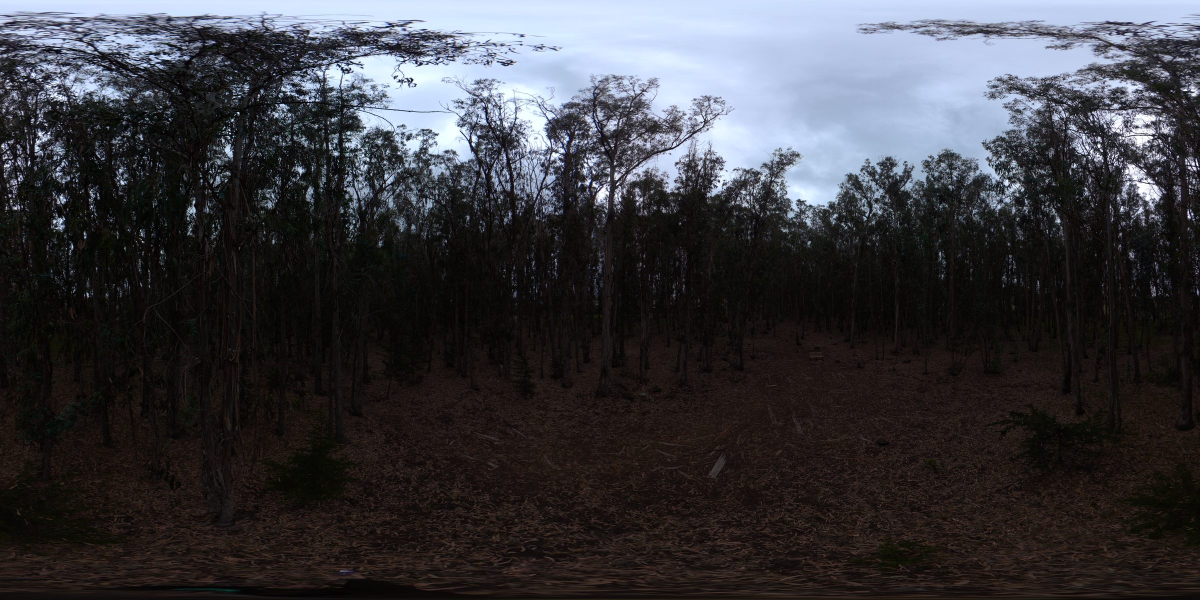
#> input picture examples/example-360-equirectangular.jpg, 2400 x 1200 px (shown at 1/2 size)
$ python hemi_pipeline.py --image ../examples/example-360-equirectangular.jpg --lat 1.0 --lon 1.0
#> lines starting #> are read from the running program, lines starting #| are printed output that depends on the picture; after the words box and inside, x2 and y2 are one past the last pixel; in counts of white or black regions, pixels touching at a corner belong together
#> in _main, img is the input picture: shape (1200, 2400, 3); mean B, G, R 62.7, 58, 58.4
"""
Reference implementation of the core hemispherical-photo transforms.

This is a desktop prototype that documents the math the web app reimplements
in the browser. Given a 360deg equirectangular photo and a "north" direction,
it:

  1. Projects the upper hemisphere to a compass-aligned circular (fisheye)
     image, north-up.
  2. Thresholds sky vs. obstruction (Otsu on the blue channel).
  3. Traces the sun's path for a location/date and overlays it on the image,
     marking each step open (sky) or blocked (obstruction).
  4. Reports simple openness metrics (fraction of sky by zenith ring).

It is intentionally dependency-light and side-effect-free except for the CLI
demo at the bottom.

Deps: numpy, opencv-python(-headless), pysolar. (matplotlib only if you want
to add a viewer.)

CLI demo (runs on the bundled example):
    python hemi_pipeline.py \
        --image ../examples/example-360-equirectangular.jpg \
        --north-frac 0.27353 \
        --lat 35.3102 --lon -120.8326 \
        --date 2026-03-15 --tz -7 \
        --out /tmp/hemi_out

Coordinate conventions (output image):
    center = zenith (straight up), edge = horizon.
    up = north, right = east, down = south, left = west.
"""

import argparse
import math
from datetime import datetime, timedelta, timezone
from pathlib import Path

import cv2
import numpy as np
from pysolar.solar import get_altitude, get_azimuth


# --- Projection ------------------------------------------------------------

def equirect_to_hemispherical(equirect_img, north_azimuth_deg=0.0):
    """Project the upper half of an equirectangular image to a north-up
    circular hemisphere.

    ``north_azimuth_deg`` is the equirectangular azimuth (-180..+180) that
    should point up in the output; it is baked into the projection so no
    post-rotation is needed. center = zenith, edge = horizon.
    """
#> called with north_azimuth_deg = -180
    h, w = equirect_img.shape[:2]
#> h = 1200; w = 2400
    top_half = equirect_img[:h // 2, :]
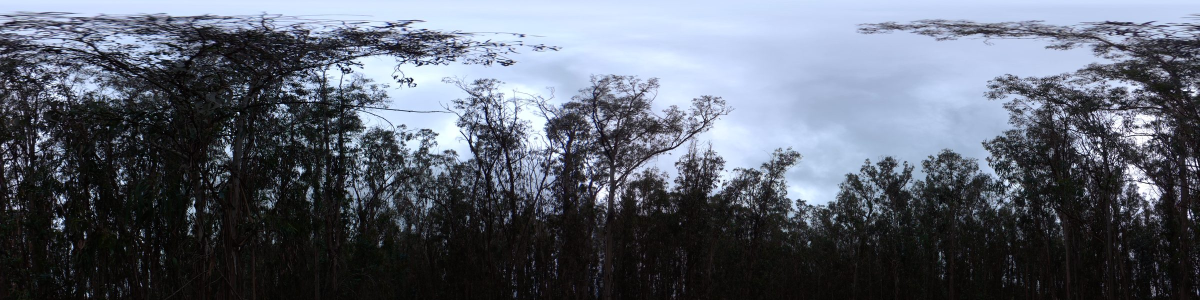
#> top_half: shape (600, 2400, 3) (shown at 1/2 size); mean B, G, R 109.3, 97.2, 91.1

    size = w                      # output diameter = input width (full res)
#> size = 2400
    cx = cy = size // 2
#> cx = 1200; cy = 1200
    radius = size // 2
#> radius = 1200

    ys, xs = np.mgrid[0:size, 0:size]
    dx = (xs - cx).astype(np.float32)
    dy = (ys - cy).astype(np.float32)
    r = np.sqrt(dx ** 2 + dy ** 2)
    theta = np.arctan2(dy, dx)
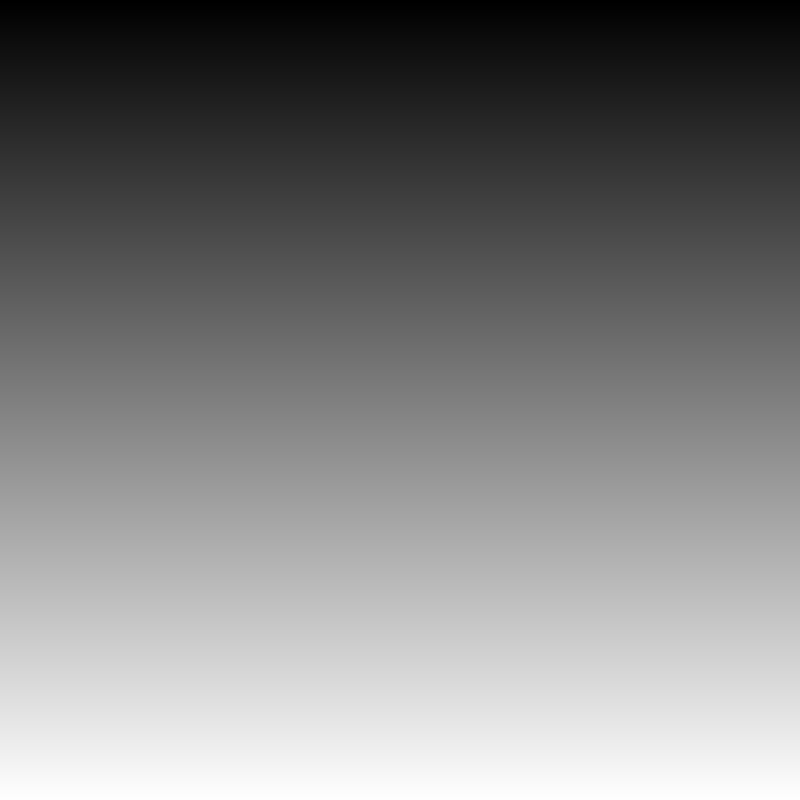
#> dy: shape (2400, 2400) float32 (shown at 1/3 size); min -1200, max 1199, mean -0.5; drawn with min black and max white

    # r=0 -> zenith, r=radius -> horizon
    zenith_frac = r / radius
    src_y = (zenith_frac * (h // 2 - 1)).astype(np.float32)

    # up (-y) should map to north_azimuth_deg
    north_rad = np.deg2rad(north_azimuth_deg)
    azimuth = theta + north_rad + np.pi / 2
    azimuth_frac = ((azimuth + np.pi) / (2 * np.pi)) % 1.0
    src_x = (azimuth_frac * (w - 1)).astype(np.float32)

    mask = r <= radius
    map_x = np.where(mask, src_x, 0).astype(np.float32)
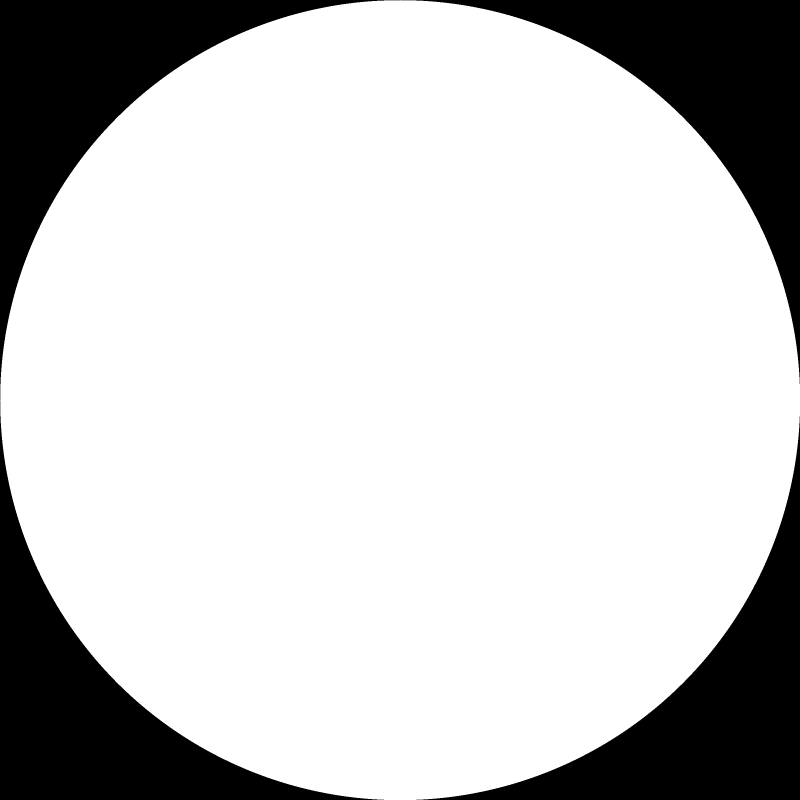
#> mask: shape (2400, 2400) bool (shown at 1/3 size); 78.5% white; 4 black regions, box (x1, y1, x2, y2) and area: (0, 0, 1200, 1200) 310252, (1201, 0, 2400, 1152) 309052, (0, 1201, 1152, 2400) 309052, (1249, 1249, 2400, 2400) 307853
    map_y = np.where(mask, src_y, 0).astype(np.float32)

    out = cv2.remap(top_half, map_x, map_y, cv2.INTER_LINEAR)
    out[~mask] = 0
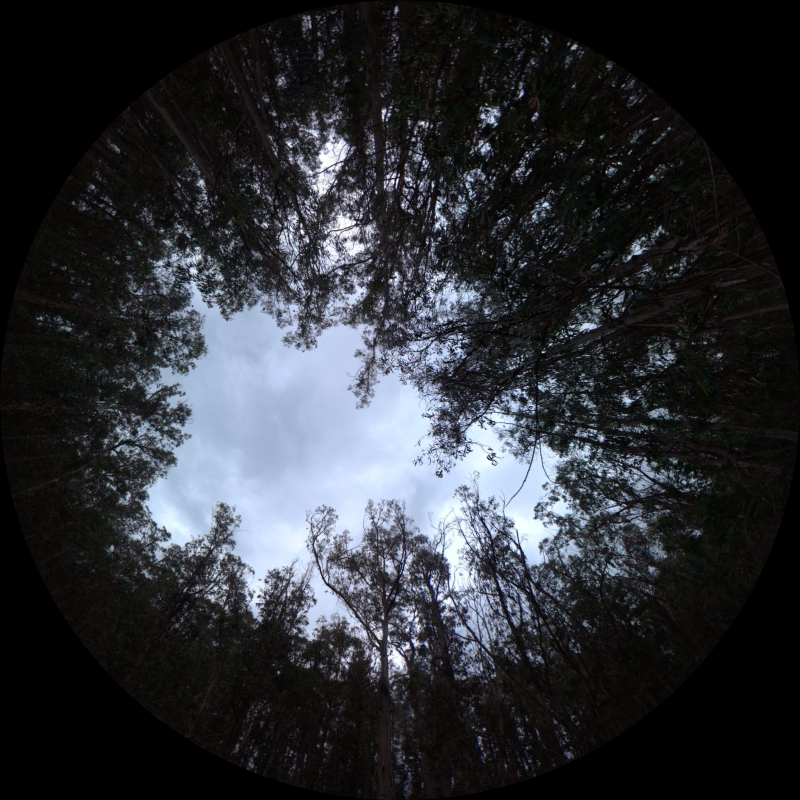
#> out: shape (2400, 2400, 3) (shown at 1/3 size); mean B, G, R 53.1, 48.1, 45.7
    return out


def north_frac_to_azimuth(north_frac):
    """Convert a horizontal fraction (0..1 across the equirectangular width,
    where the north reference sits) to an azimuth offset in degrees.

    x=0 is the left edge (azimuth -180), center is 0 (camera front)."""
    return north_frac * 360.0 - 180.0


# --- Thresholding ----------------------------------------------------------

def threshold_sky(hemi_img):
    """Separate sky (255) from obstruction (0) using the blue channel + Otsu
    (Jonckheere et al. 2005). Pixels outside the circle are set to 0."""
    b, _g, _r = cv2.split(hemi_img)
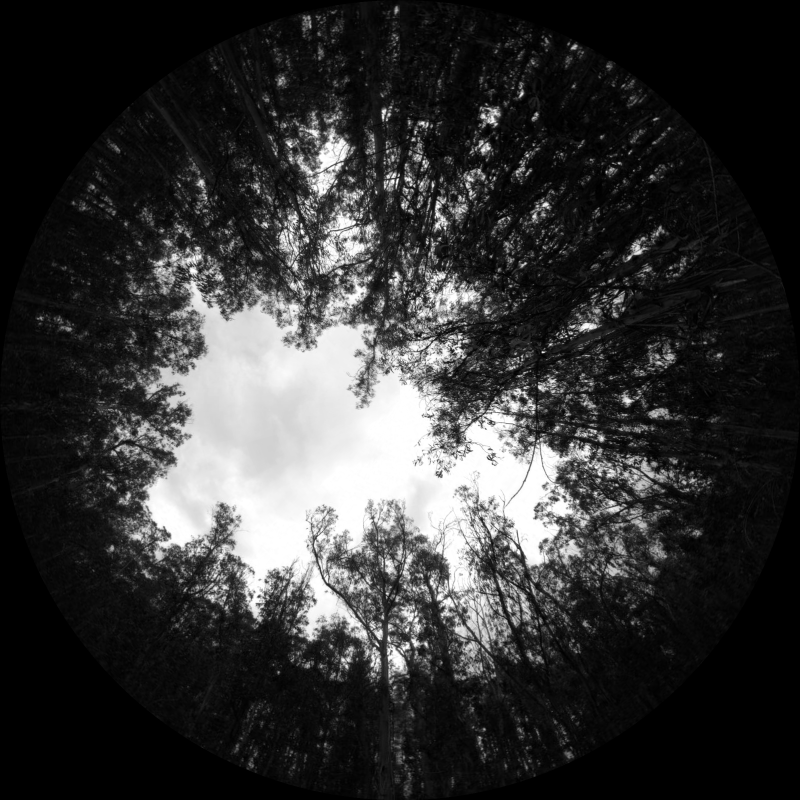
#> b: shape (2400, 2400) (shown at 1/3 size); min 0, max 255, mean 53.1
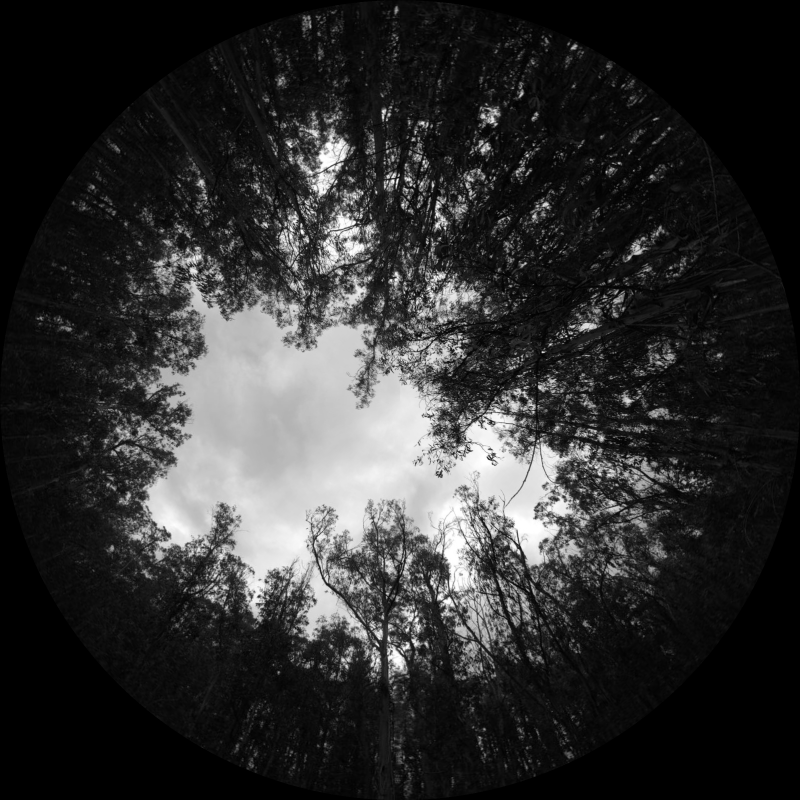
#> _g: shape (2400, 2400) (shown at 1/3 size); min 0, max 255, mean 48.1
    blurred = cv2.GaussianBlur(b, (5, 5), 0)
    _, binary = cv2.threshold(blurred, 0, 255,
                              cv2.THRESH_BINARY + cv2.THRESH_OTSU)
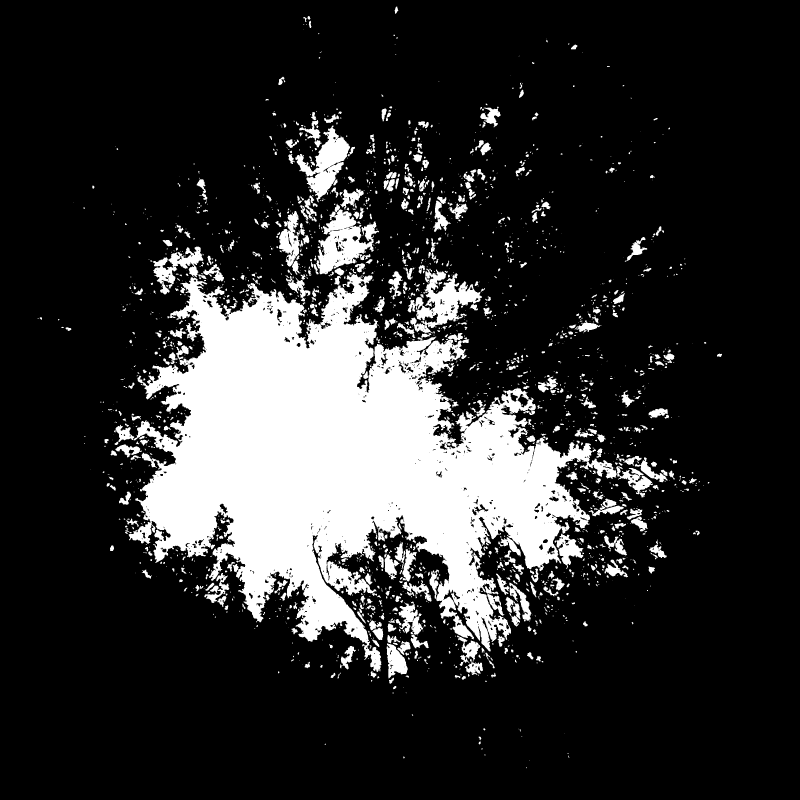
#> binary: shape (2400, 2400) (shown at 1/3 size); 18.1% white; 2304 white regions (1366 under 20 px), largest, box (x1, y1, x2, y2) and area: (386, 822, 1850, 2016) 811422, (949, 628, 1137, 823) 18558, (1223, 806, 1446, 1000) 17709

    size = hemi_img.shape[0]
#> size = 2400
    cx = cy = size // 2
#> cx = 1200; cy = 1200
    radius = size // 2
#> radius = 1200
    ys, xs = np.mgrid[0:size, 0:size]
    outside = (xs - cx) ** 2 + (ys - cy) ** 2 > radius ** 2
    binary[outside] = 0
    return binary


# [33 lines left out: functions openness_by_ring, sun_position_to_pixel, not called in this run]


def solar_path(lat, lon, date, tz_offset_hours, step_minutes=2):
    """Sun positions (datetime, altitude, azimuth) above the horizon for a day.
    ``tz_offset_hours`` is the local UTC offset (e.g. -8 for PST, -7 for PDT)."""
#> called with lat = 1, lon = 1, tz_offset_hours = -8, step_minutes = 2
    tz = timezone(timedelta(hours=tz_offset_hours))
    out = []
    for minutes in range(5 * 60, 20 * 60 + 1, step_minutes):
        t = date.replace(hour=minutes // 60, minute=minutes % 60,
                         second=0, tzinfo=tz)
        alt = get_altitude(lat, lon, t)
        if alt > 0:
            out.append((t, alt, get_azimuth(lat, lon, t)))
    return out


# [18 lines left out: function overlay_solar_path, not called in this run]


# --- CLI demo --------------------------------------------------------------

def _main():
    ap = argparse.ArgumentParser(description="Reference hemispherical pipeline")
    ap.add_argument("--image", required=True, help="equirectangular 360 photo")
    ap.add_argument("--north-frac", type=float, default=0.0,
                    help="0..1 horizontal position of the north reference")
    ap.add_argument("--lat", type=float, required=True)
    ap.add_argument("--lon", type=float, required=True)
    ap.add_argument("--date", default="2026-03-15", help="YYYY-MM-DD")
    ap.add_argument("--tz", type=float, default=-8, help="UTC offset hours")
    ap.add_argument("--out", default="hemi_out", help="output directory")
    args = ap.parse_args()

    import PIL.Image
    PIL.Image.MAX_IMAGE_PIXELS = None

    img = cv2.imread(args.image)
    if img is None:
        raise SystemExit(f"Could not read {args.image}")

    az = north_frac_to_azimuth(args.north_frac)
    hemi = equirect_to_hemispherical(img, north_azimuth_deg=az)
    binary = threshold_sky(hemi)
    y, m, d = (int(v) for v in args.date.split("-"))
    path = solar_path(args.lat, args.lon, datetime(y, m, d), args.tz)
    annotated, open_steps, blocked = overlay_solar_path(hemi, binary, path)
    metrics = openness_by_ring(binary)

    out = Path(args.out)
    out.mkdir(parents=True, exist_ok=True)
    cv2.imwrite(str(out / "hemispherical.jpg"), hemi)
    cv2.imwrite(str(out / "binary.jpg"), binary)
    cv2.imwrite(str(out / "solar_path.jpg"), annotated)

    print(f"north azimuth: {az:.1f} deg")
    print(f"total openness: {metrics['total_openness']:.1%}")
    print(f"sun steps -> open: {open_steps}  blocked: {blocked}")
    print(f"wrote hemispherical.jpg, binary.jpg, solar_path.jpg to {out}/")


if __name__ == "__main__":
    _main()
#> (the call stopped at in solar_path, `alt = get_altitude(lat, lon, t)`: pysolar is not available in this run)

$ run again, on examples/example-solar-path.jpg
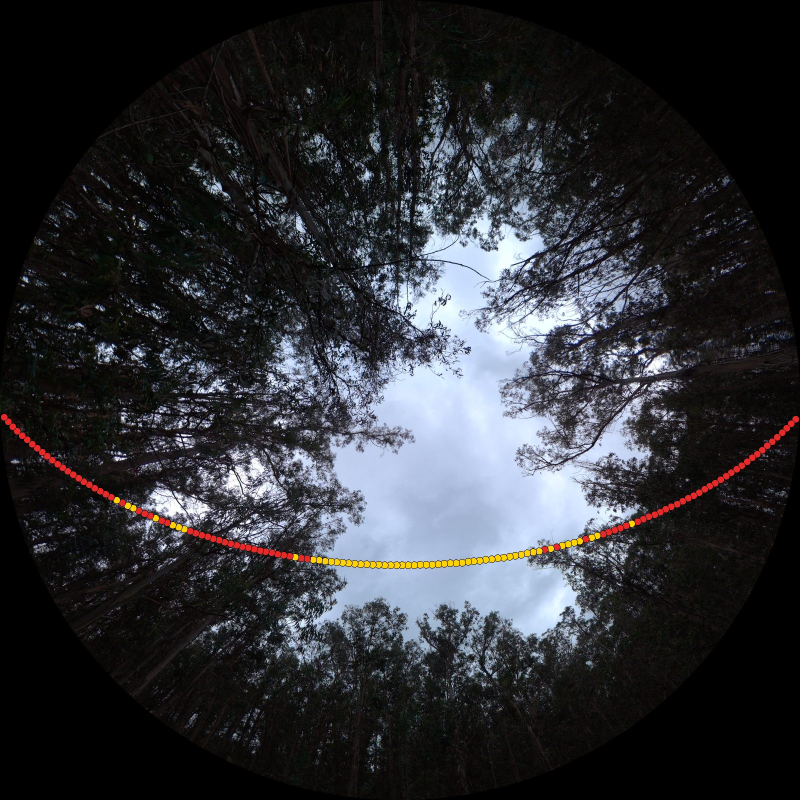
#> input picture examples/example-solar-path.jpg, 1600 x 1600 px (shown at 1/2 size)
#> in _main, img is the input picture: shape (1600, 1600, 3); mean B, G, R 52.4, 48.1, 46.7
#> in equirect_to_hemispherical, `top_half = equirect_img[:h // 2, :]`:
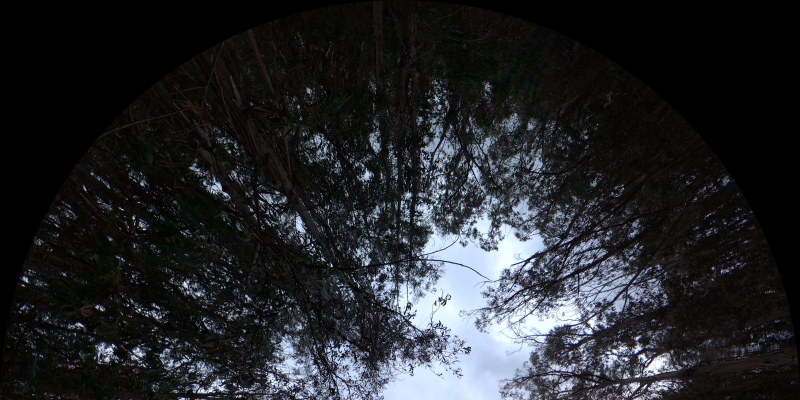
#> top_half: shape (800, 1600, 3) (shown at 1/2 size); mean B, G, R 42.5, 39, 37
#> mask: shape (1600, 1600) bool; 78.5% white; 4 black regions, box (x1, y1, x2, y2) and area: (0, 0, 800, 800) 138157, (801, 0, 1600, 761) 137357, (0, 801, 761, 1600) 137357, (840, 840, 1600, 1600) 136558
#> in threshold_sky, `_, binary = cv2.threshold(blurred, 0, 255, cv2.THRESH_BINARY + cv2.THR..`:
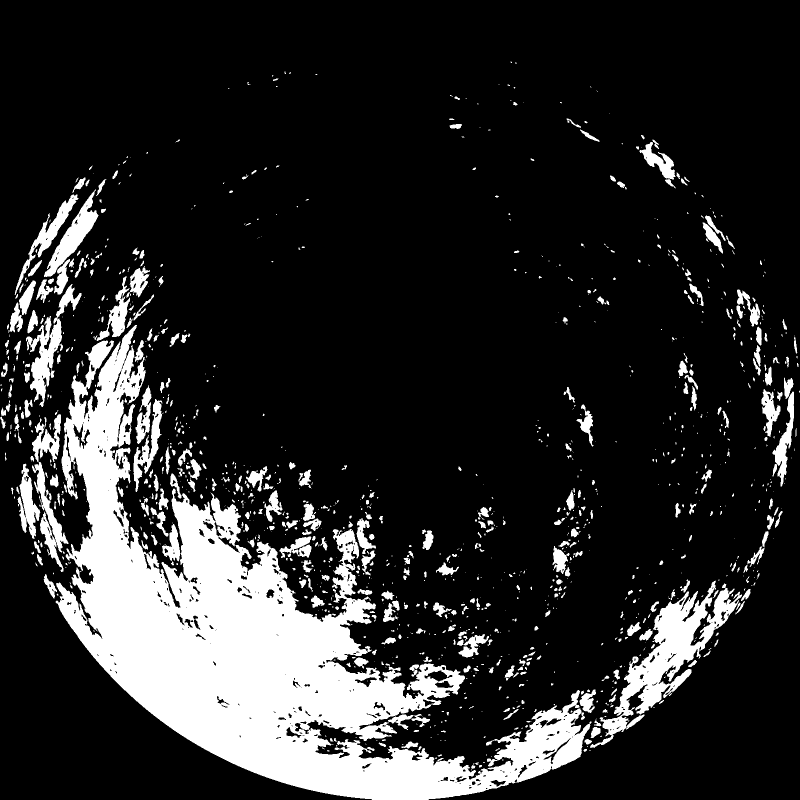
#> binary: shape (1600, 1600) (shown at 1/2 size); 16.6% white; 1269 white regions (768 under 20 px), largest, box (x1, y1, x2, y2) and area: (111, 650, 1183, 1600) 297051, (1180, 1161, 1484, 1496) 23875, (64, 828, 137, 1144) 6904
